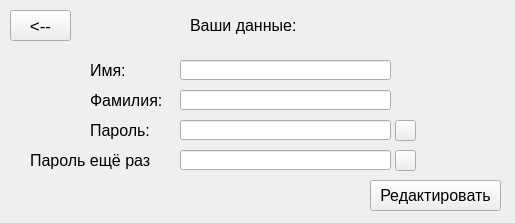
<?xml version="1.0" encoding="UTF-8"?>
<ui version="4.0">
 <class>Form</class>
 <widget class="QWidget" name="Form">
  <property name="geometry">
   <rect>
    <x>0</x>
    <y>0</y>
    <width>515</width>
    <height>223</height>
   </rect>
  </property>
  <property name="windowTitle">
   <string>Личная информация</string>
  </property>
  <widget class="QPushButton" name="return_btn">
   <property name="geometry">
    <rect>
     <x>10</x>
     <y>10</y>
     <width>61</width>
     <height>31</height>
    </rect>
   </property>
   <property name="font">
    <font>
     <pointsize>13</pointsize>
    </font>
   </property>
   <property name="text">
    <string>&lt;--</string>
   </property>
  </widget>
  <widget class="QLabel" name="label">
   <property name="geometry">
    <rect>
     <x>190</x>
     <y>15</y>
     <width>111</width>
     <height>21</height>
    </rect>
   </property>
   <property name="font">
    <font>
     <pointsize>12</pointsize>
    </font>
   </property>
   <property name="text">
    <string>Ваши данные:</string>
   </property>
  </widget>
  <widget class="QLabel" name="label_2">
   <property name="geometry">
    <rect>
     <x>90</x>
     <y>60</y>
     <width>61</width>
     <height>21</height>
    </rect>
   </property>
   <property name="font">
    <font>
     <pointsize>12</pointsize>
    </font>
   </property>
   <property name="text">
    <string>Имя:</string>
   </property>
  </widget>
  <widget class="QLabel" name="label_3">
   <property name="geometry">
    <rect>
     <x>90</x>
     <y>90</y>
     <width>81</width>
     <height>21</height>
    </rect>
   </property>
   <property name="font">
    <font>
     <pointsize>12</pointsize>
    </font>
   </property>
   <property name="text">
    <string>Фамилия:</string>
   </property>
  </widget>
  <widget class="QLabel" name="label_4">
   <property name="geometry">
    <rect>
     <x>90</x>
     <y>120</y>
     <width>61</width>
     <height>21</height>
    </rect>
   </property>
   <property name="font">
    <font>
     <pointsize>12</pointsize>
    </font>
   </property>
   <property name="text">
    <string>Пароль:</string>
   </property>
  </widget>
  <widget class="QLineEdit" name="name_val">
   <property name="geometry">
    <rect>
     <x>180</x>
     <y>60</y>
     <width>211</width>
     <height>20</height>
    </rect>
   </property>
  </widget>
  <widget class="QLineEdit" name="surname_val">
   <property name="geometry">
    <rect>
     <x>180</x>
     <y>90</y>
     <width>211</width>
     <height>20</height>
    </rect>
   </property>
  </widget>
  <widget class="QLineEdit" name="pass_val">
   <property name="geometry">
    <rect>
     <x>180</x>
     <y>120</y>
     <width>211</width>
     <height>20</height>
    </rect>
   </property>
  </widget>
  <widget class="QPushButton" name="action_btn">
   <property name="geometry">
    <rect>
     <x>370</x>
     <y>180</y>
     <width>131</width>
     <height>31</height>
    </rect>
   </property>
   <property name="font">
    <font>
     <pointsize>12</pointsize>
    </font>
   </property>
   <property name="text">
    <string>Редактировать</string>
   </property>
  </widget>
  <widget class="QPushButton" name="show_pass">
   <property name="geometry">
    <rect>
     <x>395</x>
     <y>120</y>
     <width>21</width>
     <height>21</height>
    </rect>
   </property>
   <property name="text">
    <string/>
   </property>
  </widget>
  <widget class="QLabel" name="status_label">
   <property name="geometry">
    <rect>
     <x>30</x>
     <y>185</y>
     <width>301</width>
     <height>21</height>
    </rect>
   </property>
   <property name="text">
    <string/>
   </property>
  </widget>
  <widget class="QLineEdit" name="pass_val_2">
   <property name="geometry">
    <rect>
     <x>180</x>
     <y>150</y>
     <width>211</width>
     <height>20</height>
    </rect>
   </property>
  </widget>
  <widget class="QLabel" name="label_5">
   <property name="geometry">
    <rect>
     <x>30</x>
     <y>150</y>
     <width>121</width>
     <height>21</height>
    </rect>
   </property>
   <property name="font">
    <font>
     <pointsize>12</pointsize>
    </font>
   </property>
   <property name="text">
    <string>Пароль ещё раз:</string>
   </property>
  </widget>
  <widget class="QPushButton" name="show_pass_2">
   <property name="geometry">
    <rect>
     <x>395</x>
     <y>150</y>
     <width>21</width>
     <height>21</height>
    </rect>
   </property>
   <property name="text">
    <string/>
   </property>
  </widget>
 </widget>
 <resources/>
 <connections/>
</ui>
